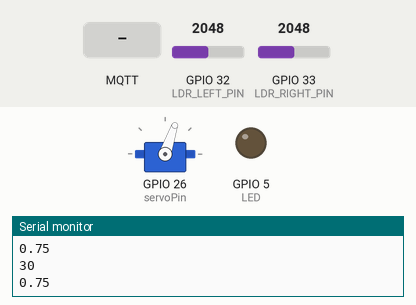
Bench run of a sketch on a simulated ESP32. On the bench: servo, output pins drawn as LEDs (lit = HIGH), the last lines printed to the serial monitor. The test bench sets the inputs (shaded band); at power-on: GPIO 33 (LDR_RIGHT_PIN) = 2048, GPIO 32 (LDR_LEFT_PIN) = 2048. WiFi joins after 1.5 s; servers stay silent unless stated; no MQTT or app messages arrive unless stated.

Above: at 2.7 s.
2.8 s: MQTT message "200" arrives on the first subscribed topic
At 4.3 s:
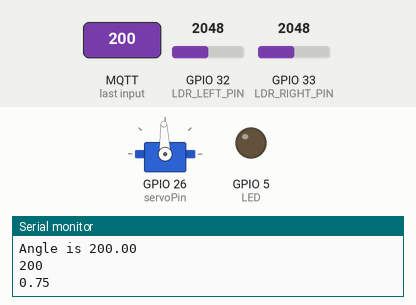
5.0 s: GPIO 33 (LDR_RIGHT_PIN) set to 2095
At 6.0 s:
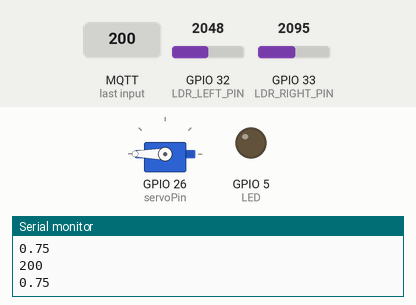
7.0 s: MQTT message "90" arrives on the second subscribed topic
At 8.7 s:
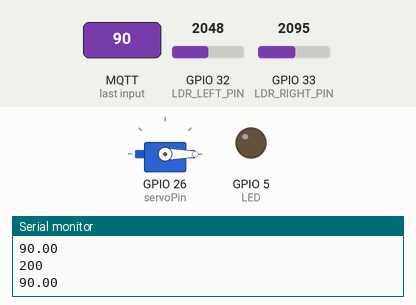
9.0 s: MQTT message "0" arrives on the first subscribed topic
At 10.6 s:
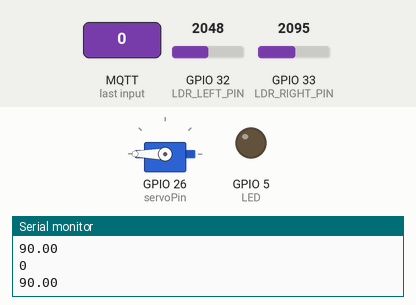
11.0 s: MQTT message "0" arrives on the second subscribed topic
At 12.4 s:
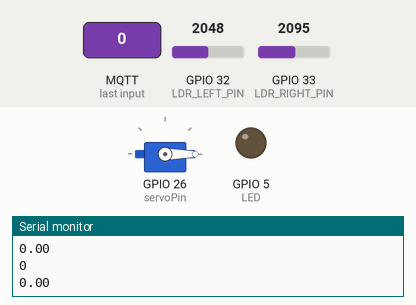
13.0 s: MQTT message "90" arrives on the first subscribed topic
At 14.1 s:
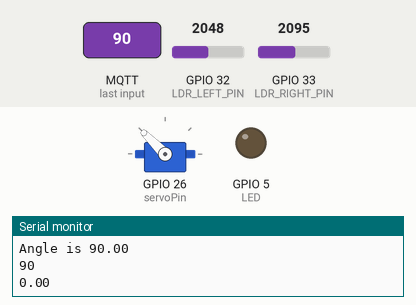
Timing chart, 0 to 16.0 s (numbered marks = the images above; inputs shaded):
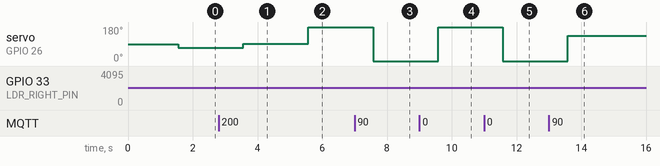

The sketch:

sketch.ino
```cpp
#include <ESP32Servo.h>
#include<PubSubClient.h>
#include<WiFi.h>

WiFiClient espClient;
PubSubClient mqttClient(espClient);

#define LED 5
#define LDR_LEFT_PIN 32  // Analog pin for left LDR sensor
#define LDR_RIGHT_PIN 33 // Analog pin for right LDR sensor

float controllingFactor = 0.75;    // LDR Characteristics
int thetaOffset = 30;              // Minimum angle
const int servoPin = 26;                 // Servo Characteristics
float leftIntensity;
char L_LDR [6];
float rightIntensity;
char R_LDR [6];

Servo servo;

void setup() {
  Serial.begin(115200);
  setupWifi();
  setupMqtt();

  pinMode(LED, OUTPUT);
  pinMode(LDR_LEFT_PIN, INPUT);
  pinMode(LDR_RIGHT_PIN, INPUT);

  digitalWrite(LED, LOW);
  servo.attach(servoPin);
}

void loop() {
  if(!mqttClient.connected()){
    connectToBroke();
  }
  mqttClient.loop();
  Serial.println();

  int LsensorValue = analogRead(LDR_LEFT_PIN);
  int RsensorValue = analogRead(LDR_RIGHT_PIN);
  leftIntensity = float(LsensorValue - 32) / float(4063 - 32);
  rightIntensity = float(RsensorValue - 32) / float(4063 - 32);
  float maxIntensity = max(leftIntensity, rightIntensity);
  updateSignal();
  float D;
  if (maxIntensity == leftIntensity) {
    D = 0.5;
    mqttClient.publish("Ctrl",L_LDR);
  } else {
    D = 1.5;
    mqttClient.publish("Ctrl",R_LDR);
  }


  int motorAngle = min((int)(thetaOffset * D + (180 - thetaOffset) * maxIntensity * controllingFactor), 180); // Calculate motor angle
  servo.write(motorAngle); // Set servo motor angle

  Serial.println(thetaOffset);
  Serial.println(controllingFactor);

  char buffer[7]; // Buffer to hold the converted value
  dtostrf(D, 4, 2, buffer); // Convert float to string with 5 digits and 2 decimal places

  mqttClient.publish("L_LDR",L_LDR);     //sending value
  mqttClient.publish("R_LDR",R_LDR);    //sending value
  mqttClient.publish("Message",buffer);
  delay(1000); // Delay for stability
}

void setupWifi(){
  WiFi.begin("Wokwi-GUEST","");
  while(WiFi.status()!=WL_CONNECTED){
    delay(500);
    Serial.print(".");
  }
  Serial.println("");
  Serial.println("WiFi connected");
  Serial.println("Ip address: ");
  Serial.println(WiFi.localIP());
}

void setupMqtt(){
  mqttClient.setServer("test.mosquitto.org",1883);
  mqttClient.setCallback(receiveCallback);
}

void connectToBroke(){
  while(!mqttClient.connected()){
    Serial.print("Attempting MQTT connection...");
    if(mqttClient.connect("ESP32-12345123451234")){
      Serial.println("connected");
      //mqttClient.subscribe("Medibox");
      mqttClient.subscribe("AngleChanger");
      mqttClient.subscribe("GAMMA_Changer");
    }
    else{
      Serial.print("failed");
      Serial.print(mqttClient.state());
      delay(3000);
    }
  }
}
void updateSignal(){
  String(leftIntensity,2).toCharArray(L_LDR,6);    //convert the data to string
  String(rightIntensity,2).toCharArray(R_LDR,6);
}
void receiveCallback(char* topic,byte* payload, unsigned int length){
  Serial.print("Message arrived [");
  Serial.print(topic);
  Serial.print("]");
  Serial.println();

  char payloadCharAr[length + 1]; // Add 1 for null terminator
  for(int i = 0; i < length; i++) {
    payloadCharAr[i] = (char)payload[i];
    }
  payloadCharAr[length] = '\0'; // Null-terminate the string

  Serial.println(payloadCharAr); // Print the received payload

  float payloadValue = atof(payloadCharAr); // Convert the string to an float

  if(strcmp(topic, "AngleChanger") == 0){
      Serial.print("Angle is ");
      Serial.println(payloadValue);
      thetaOffset = payloadValue;
  }
    else{
      Serial.print("CtrlF is ");
      Serial.println(payloadValue);
      controllingFactor = payloadValue;
      Serial.println(controllingFactor);
    }
}
```

Measured:
- the behaviour switches between 2048 and 2049 on GPIO 33 (LDR_RIGHT_PIN) (found by bisection; images 1 and 2)
- after the input at 2.8 s, servo on GPIO 26 (servoPin): 71° → 92° after 0.76 s
- after the input at 5.0 s, servo on GPIO 26 (servoPin): 92° → 180° after 0.57 s
- after the input at 7.0 s, servo on GPIO 26 (servoPin): 180° → 0° after 0.57 s
- after the input at 9.0 s, servo on GPIO 26 (servoPin): 0° → 180° after 0.58 s
- after the input at 11.0 s, servo on GPIO 26 (servoPin): 180° → 0° after 0.58 s
- after the input at 13.0 s, servo on GPIO 26 (servoPin): 0° → 135° after 0.59 s
